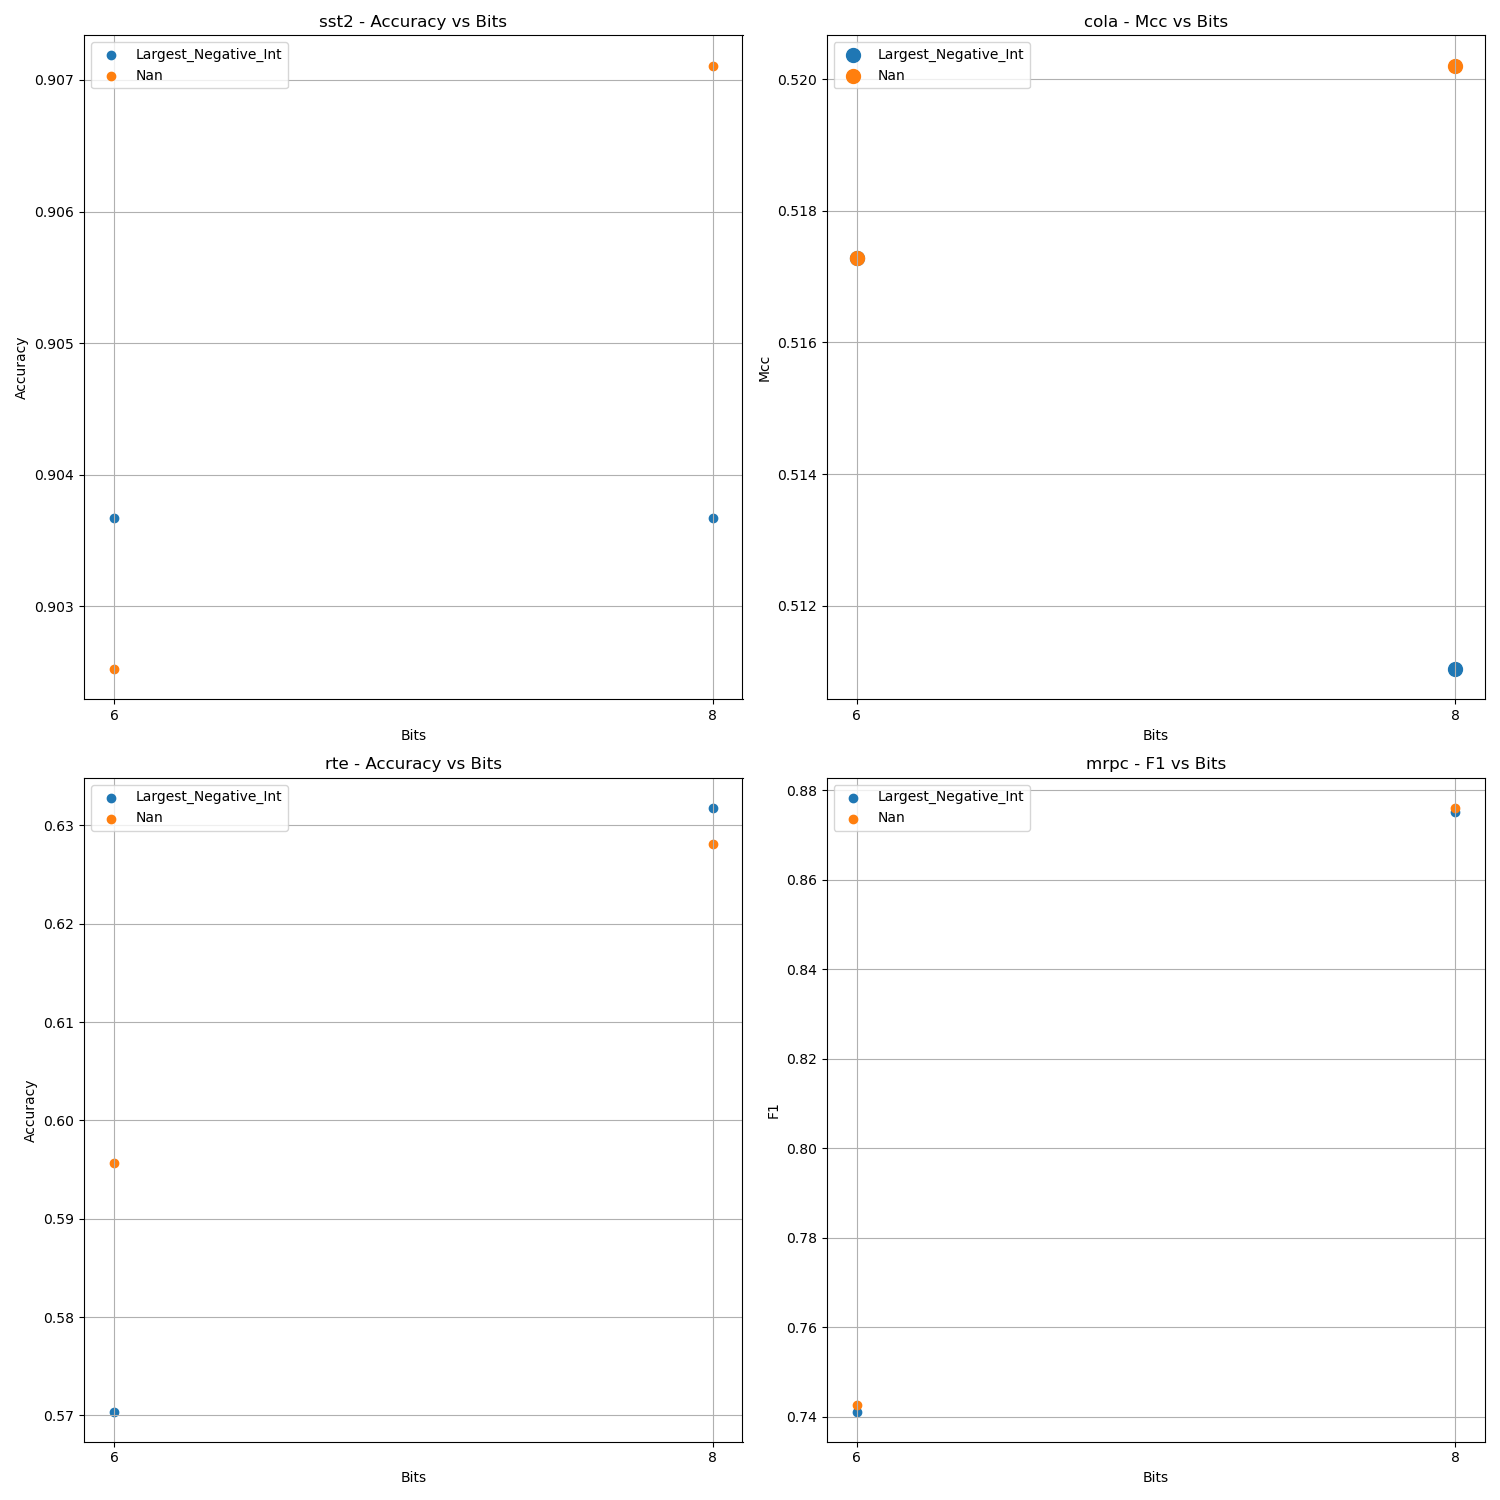

Generate this figure with Python:
import matplotlib.pyplot as plt
import pandas as pd
import numpy as np

# Data for the plots
data = [
    {'Dataset': 'sst2', 'Model': 'Alireza1044/mobilebert_sst2', 'Mode': 'I-BERT', 'Bits': 6.0, 'Approach': 'Largest_Negative_Int', 'Metric': 'Accuracy', 'Value': 0.9036697247706422},
    {'Dataset': 'sst2', 'Model': 'Alireza1044/mobilebert_sst2', 'Mode': 'I-BERT', 'Bits': 8.0, 'Approach': 'Largest_Negative_Int', 'Metric': 'Accuracy', 'Value': 0.9036697247706422},
    {'Dataset': 'cola', 'Model': 'Alireza1044/mobilebert_cola', 'Mode': 'I-BERT', 'Bits': 6.0, 'Approach': 'Largest_Negative_Int', 'Metric': 'Mcc', 'Value': 0.51728018358102},
    {'Dataset': 'cola', 'Model': 'Alireza1044/mobilebert_cola', 'Mode': 'I-BERT', 'Bits': 8.0, 'Approach': 'Largest_Negative_Int', 'Metric': 'Mcc', 'Value': 0.5110339437874821},
    {'Dataset': 'rte', 'Model': 'Alireza1044/mobilebert_rte', 'Mode': 'I-BERT', 'Bits': 6.0, 'Approach': 'Largest_Negative_Int', 'Metric': 'Accuracy', 'Value': 0.5703971119133574},
    {'Dataset': 'rte', 'Model': 'Alireza1044/mobilebert_rte', 'Mode': 'I-BERT', 'Bits': 8.0, 'Approach': 'Largest_Negative_Int', 'Metric': 'Accuracy', 'Value': 0.631768953068592},
    {'Dataset': 'mrpc', 'Model': 'Alireza1044/mobilebert_mrpc', 'Mode': 'I-BERT', 'Bits': 6.0, 'Approach': 'Largest_Negative_Int', 'Metric': 'F1', 'Value': 0.7412008281573499},
    {'Dataset': 'mrpc', 'Model': 'Alireza1044/mobilebert_mrpc', 'Mode': 'I-BERT', 'Bits': 8.0, 'Approach': 'Largest_Negative_Int', 'Metric': 'F1', 'Value': 0.8752079866888519},
    {'Dataset': 'sst2', 'Model': 'Alireza1044/mobilebert_sst2', 'Mode': 'I-BERT', 'Bits': 6.0, 'Approach': 'Nan', 'Metric': 'Accuracy', 'Value': 0.9025229357798165},
    {'Dataset': 'sst2', 'Model': 'Alireza1044/mobilebert_sst2', 'Mode': 'I-BERT', 'Bits': 8.0, 'Approach': 'Nan', 'Metric': 'Accuracy', 'Value': 0.9071100917431193},
    {'Dataset': 'cola', 'Model': 'Alireza1044/mobilebert_cola', 'Mode': 'I-BERT', 'Bits': 6.0, 'Approach': 'Nan', 'Metric': 'Mcc', 'Value': 0.51728018358102},
    {'Dataset': 'cola', 'Model': 'Alireza1044/mobilebert_cola', 'Mode': 'I-BERT', 'Bits': 8.0, 'Approach': 'Nan', 'Metric': 'Mcc', 'Value': 0.5202123212283704},
    {'Dataset': 'rte', 'Model': 'Alireza1044/mobilebert_rte', 'Mode': 'I-BERT', 'Bits': 6.0, 'Approach': 'Nan', 'Metric': 'Accuracy', 'Value': 0.5956678700361011},
    {'Dataset': 'rte', 'Model': 'Alireza1044/mobilebert_rte', 'Mode': 'I-BERT', 'Bits': 8.0, 'Approach': 'Nan', 'Metric': 'Accuracy', 'Value': 0.628158844765343},
    {'Dataset': 'mrpc', 'Model': 'Alireza1044/mobilebert_mrpc', 'Mode': 'I-BERT', 'Bits': 6.0, 'Approach': 'Nan', 'Metric': 'F1', 'Value': 0.7427385892116183},
    {'Dataset': 'mrpc', 'Model': 'Alireza1044/mobilebert_mrpc', 'Mode': 'I-BERT', 'Bits': 8.0, 'Approach': 'Nan', 'Metric': 'F1', 'Value': 0.8760330578512396},
]

# Create a DataFrame
df = pd.DataFrame(data)

# Create subplots
fig, axs = plt.subplots(2, 2, figsize=(15, 15))  # Increased width to 24 inches

# Plot for sst2
ax = axs[0, 0]
df_filtered = df[(df['Dataset'] == 'sst2') & (df['Metric'] == 'Accuracy')]
for approach in df_filtered['Approach'].unique():
    df_approach = df_filtered[df_filtered['Approach'] == approach]
    ax.scatter(df_approach['Bits'], df_approach['Value'], label=approach)
ax.set_xticks(df_filtered['Bits'].unique())
ax.set_xlabel('Bits')
ax.set_ylabel('Accuracy')
ax.set_title('sst2 - Accuracy vs Bits')
ax.legend()
ax.grid(True)

# Plot for cola
ax = axs[0, 1]
df_filtered = df[(df['Dataset'] == 'cola') & (df['Metric'] == 'Mcc')]
for approach in df_filtered['Approach'].unique():
    df_approach = df_filtered[df_filtered['Approach'] == approach]
    ax.scatter(df_approach['Bits'], df_approach['Value'], label=approach, s=100)
ax.set_xticks(df_filtered['Bits'].unique())
ax.set_xlabel('Bits')
ax.set_ylabel('Mcc')
ax.set_title('cola - Mcc vs Bits')
ax.legend()
ax.grid(True)

# Plot for rte
ax = axs[1, 0]
df_filtered = df[(df['Dataset'] == 'rte') & (df['Metric'] == 'Accuracy')]
for approach in df_filtered['Approach'].unique():
    df_approach = df_filtered[df_filtered['Approach'] == approach]
    ax.scatter(df_approach['Bits'], df_approach['Value'], label=approach)
ax.set_xticks(df_filtered['Bits'].unique())
ax.set_xlabel('Bits')
ax.set_ylabel('Accuracy')
ax.set_title('rte - Accuracy vs Bits')
ax.legend()
ax.grid(True)

# Plot for mrpc
ax = axs[1, 1]
df_filtered = df[(df['Dataset'] == 'mrpc') & (df['Metric'] == 'F1')]
for approach in df_filtered['Approach'].unique():
    df_approach = df_filtered[df_filtered['Approach'] == approach]
    ax.scatter(df_approach['Bits'], df_approach['Value'], label=approach)
ax.set_xticks(df_filtered['Bits'].unique())
ax.set_xlabel('Bits')
ax.set_ylabel('F1')
ax.set_title('mrpc - F1 vs Bits')
ax.legend()
ax.grid(True)
# Adjust layout and save the figure
plt.tight_layout()
plt.savefig('results/mask_values_nan/plot.png')
print("Plots have been saved to results/mask_values_nan/plot.png")
